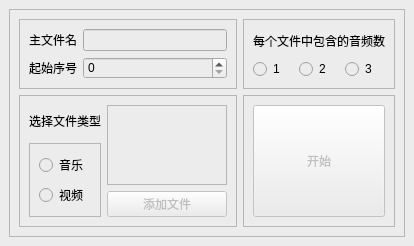
<?xml version="1.0" encoding="UTF-8"?>
<ui version="4.0">
 <class>MainWindow</class>
 <widget class="QMainWindow" name="MainWindow">
  <property name="geometry">
   <rect>
    <x>0</x>
    <y>0</y>
    <width>414</width>
    <height>230</height>
   </rect>
  </property>
  <property name="windowTitle">
   <string>MainWindow</string>
  </property>
  <property name="styleSheet">
   <string notr="true">background-color: rgb(236, 236, 236);</string>
  </property>
  <widget class="QWidget" name="centralwidget">
   <layout class="QHBoxLayout" name="horizontalLayout">
    <item>
     <widget class="QFrame" name="frame">
      <property name="frameShape">
       <enum>QFrame::StyledPanel</enum>
      </property>
      <property name="frameShadow">
       <enum>QFrame::Raised</enum>
      </property>
      <layout class="QGridLayout" name="gridLayout_3">
       <item row="0" column="0">
        <widget class="QFrame" name="frame_2">
         <property name="frameShape">
          <enum>QFrame::StyledPanel</enum>
         </property>
         <property name="frameShadow">
          <enum>QFrame::Raised</enum>
         </property>
         <layout class="QGridLayout" name="gridLayout">
          <item row="0" column="0">
           <widget class="QLabel" name="label">
            <property name="text">
             <string>主文件名</string>
            </property>
           </widget>
          </item>
          <item row="0" column="1">
           <widget class="QLineEdit" name="lineEdit"/>
          </item>
          <item row="1" column="0">
           <widget class="QLabel" name="label_2">
            <property name="text">
             <string>起始序号</string>
            </property>
           </widget>
          </item>
          <item row="1" column="1">
           <widget class="QSpinBox" name="spinBox"/>
          </item>
         </layout>
        </widget>
       </item>
       <item row="0" column="1">
        <widget class="QFrame" name="frame_3">
         <property name="frameShape">
          <enum>QFrame::StyledPanel</enum>
         </property>
         <property name="frameShadow">
          <enum>QFrame::Raised</enum>
         </property>
         <layout class="QGridLayout" name="gridLayout_2">
          <item row="0" column="0" colspan="3">
           <widget class="QLabel" name="label_3">
            <property name="text">
             <string>每个文件中包含的音频数</string>
            </property>
           </widget>
          </item>
          <item row="1" column="0">
           <widget class="QRadioButton" name="radioButton">
            <property name="text">
             <string>1</string>
            </property>
           </widget>
          </item>
          <item row="1" column="1">
           <widget class="QRadioButton" name="radioButton_2">
            <property name="text">
             <string>2</string>
            </property>
           </widget>
          </item>
          <item row="1" column="2">
           <widget class="QRadioButton" name="radioButton_3">
            <property name="text">
             <string>3</string>
            </property>
           </widget>
          </item>
         </layout>
        </widget>
       </item>
       <item row="1" column="0">
        <widget class="QFrame" name="frame_4">
         <property name="frameShape">
          <enum>QFrame::StyledPanel</enum>
         </property>
         <property name="frameShadow">
          <enum>QFrame::Raised</enum>
         </property>
         <layout class="QGridLayout" name="gridLayout_4">
          <item row="0" column="0">
           <widget class="QLabel" name="label_4">
            <property name="text">
             <string>选择文件类型</string>
            </property>
           </widget>
          </item>
          <item row="0" column="1" rowspan="2">
           <widget class="QTextBrowser" name="textBrowser"/>
          </item>
          <item row="1" column="0" rowspan="2">
           <widget class="QFrame" name="frame_6">
            <property name="frameShape">
             <enum>QFrame::StyledPanel</enum>
            </property>
            <property name="frameShadow">
             <enum>QFrame::Raised</enum>
            </property>
            <layout class="QVBoxLayout" name="verticalLayout">
             <item>
              <widget class="QRadioButton" name="radioButton_4">
               <property name="text">
                <string>音乐</string>
               </property>
              </widget>
             </item>
             <item>
              <widget class="QRadioButton" name="radioButton_5">
               <property name="text">
                <string>视频</string>
               </property>
              </widget>
             </item>
            </layout>
           </widget>
          </item>
          <item row="2" column="1">
           <widget class="QPushButton" name="pushButton_2">
            <property name="enabled">
             <bool>false</bool>
            </property>
            <property name="text">
             <string>添加文件</string>
            </property>
           </widget>
          </item>
         </layout>
        </widget>
       </item>
       <item row="1" column="1">
        <widget class="QFrame" name="frame_5">
         <property name="frameShape">
          <enum>QFrame::StyledPanel</enum>
         </property>
         <property name="frameShadow">
          <enum>QFrame::Raised</enum>
         </property>
         <layout class="QVBoxLayout" name="verticalLayout_2">
          <item>
           <widget class="QPushButton" name="pushButton">
            <property name="enabled">
             <bool>false</bool>
            </property>
            <property name="sizePolicy">
             <sizepolicy hsizetype="Preferred" vsizetype="Preferred">
              <horstretch>0</horstretch>
              <verstretch>0</verstretch>
             </sizepolicy>
            </property>
            <property name="text">
             <string>开始</string>
            </property>
           </widget>
          </item>
         </layout>
        </widget>
       </item>
      </layout>
     </widget>
    </item>
   </layout>
  </widget>
 </widget>
 <resources/>
 <connections>
  <connection>
   <sender>radioButton_5</sender>
   <signal>clicked(bool)</signal>
   <receiver>frame_3</receiver>
   <slot>setDisabled(bool)</slot>
   <hints>
    <hint type="sourcelabel">
     <x>71</x>
     <y>180</y>
    </hint>
    <hint type="destinationlabel">
     <x>245</x>
     <y>81</y>
    </hint>
   </hints>
  </connection>
  <connection>
   <sender>radioButton_4</sender>
   <signal>clicked(bool)</signal>
   <receiver>frame_3</receiver>
   <slot>setEnabled(bool)</slot>
   <hints>
    <hint type="sourcelabel">
     <x>90</x>
     <y>161</y>
    </hint>
    <hint type="destinationlabel">
     <x>394</x>
     <y>54</y>
    </hint>
   </hints>
  </connection>
  <connection>
   <sender>radioButton_4</sender>
   <signal>clicked(bool)</signal>
   <receiver>pushButton_2</receiver>
   <slot>setEnabled(bool)</slot>
   <hints>
    <hint type="sourcelabel">
     <x>75</x>
     <y>151</y>
    </hint>
    <hint type="destinationlabel">
     <x>143</x>
     <y>179</y>
    </hint>
   </hints>
  </connection>
  <connection>
   <sender>radioButton_5</sender>
   <signal>clicked(bool)</signal>
   <receiver>pushButton_2</receiver>
   <slot>setEnabled(bool)</slot>
   <hints>
    <hint type="sourcelabel">
     <x>83</x>
     <y>174</y>
    </hint>
    <hint type="destinationlabel">
     <x>126</x>
     <y>186</y>
    </hint>
   </hints>
  </connection>
  <connection>
   <sender>pushButton_2</sender>
   <signal>clicked(bool)</signal>
   <receiver>pushButton</receiver>
   <slot>setDisabled(bool)</slot>
   <hints>
    <hint type="sourcelabel">
     <x>197</x>
     <y>192</y>
    </hint>
    <hint type="destinationlabel">
     <x>296</x>
     <y>174</y>
    </hint>
   </hints>
  </connection>
 </connections>
</ui>
